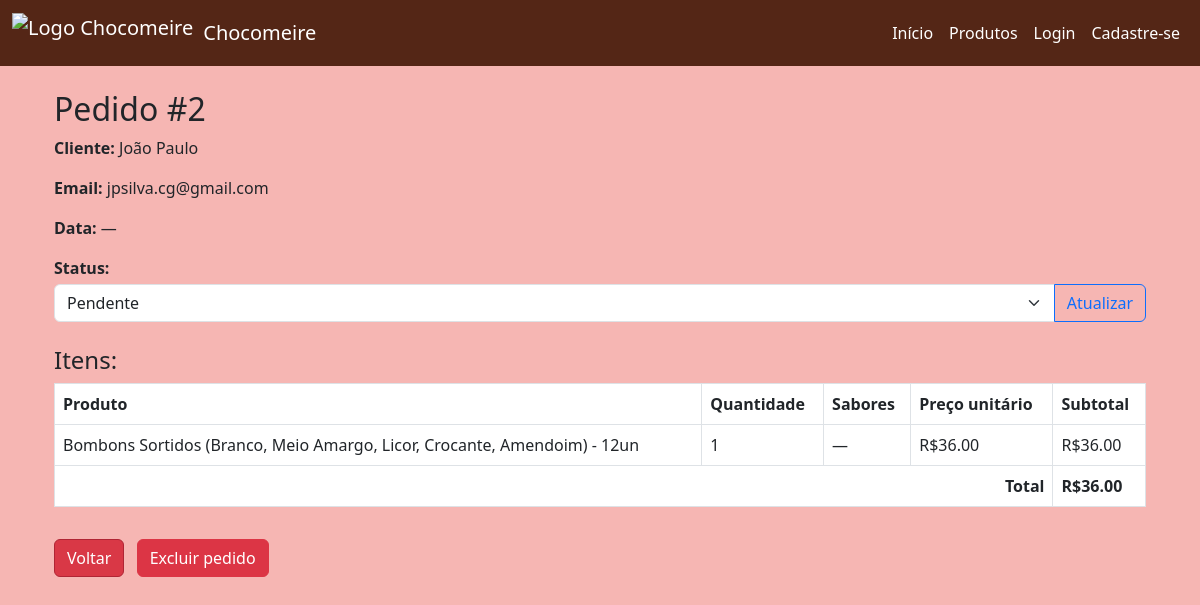
The page /admin/pedido/2 (signed in) on the database as committed earlier.
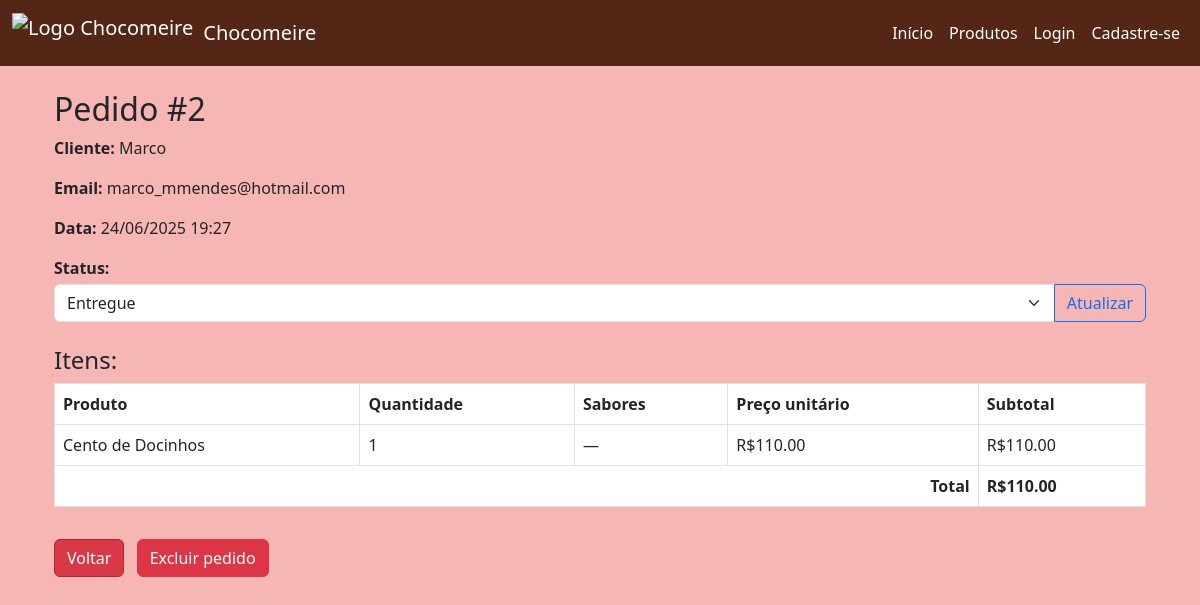
The same page on the database as committed later.
### models/cliente.py (models this page shows, shortened)
class Cliente(db.Model):
    id = db.Column(db.Integer, primary_key=True)
    nome = db.Column(db.String(100), nullable=False)
    email = db.Column(db.String(100), unique=True, nullable=False)

### models/pedido.py (models this page shows, shortened)
class Pedido(db.Model):
    id = db.Column(db.Integer, primary_key=True)
    cliente_id = db.Column(db.Integer, db.ForeignKey('cliente.id'), nullable=False)
    cliente = db.relationship('Cliente', backref='pedidos')  # ✅ relacionamento com cliente
    status = db.Column(db.String(50), default="Pendente")
    data_criacao = db.Column(db.DateTime, default=datetime.utcnow)  # ✅ campo de data
    itens = db.relationship('ItemPedido', backref='pedido', lazy=True, cascade="all, delete-orphan")

### models/produto.py (models this page shows, shortened)
class Produto(db.Model):
    id = db.Column(db.Integer, primary_key=True)
    nome = db.Column(db.String(100), nullable=False)
    preco = db.Column(db.Float, nullable=False)
    estoque = db.Column(db.Integer, nullable=False)
    imagem = db.Column(db.String(200), nullable=True)

### app.py (the view)
@app.route('/admin/pedido/<int:pedido_id>')
def admin_detalhes_pedido(pedido_id):
    if not is_admin():
        flash("Acesso restrito ao administrador!", "error")
        return redirect(url_for('home'))
    pedido = Pedido.query.get_or_404(pedido_id)
    cliente = pedido.cliente
    itens = ItemPedido.query.filter_by(pedido_id=pedido.id).all()
    produtos = []
    for item in itens:
        produto = Produto.query.get(item.produto_id)
        produtos.append({
            'nome': produto.nome,
            'quantidade': item.quantidade,
            'preco_unitario': produto.preco,
            'subtotal': item.quantidade * produto.preco,
            'sabores': item.sabores
        })
    total = sum(p['subtotal'] for p in produtos)
    return render_template("admin_pedido.html", pedido=pedido, cliente=cliente, produtos=produtos, total=total)

### app.py (called while the page is built)
def get_usuario_logado():
    if 'usuario_id' in session:
        return db.session.get(User, session['usuario_id'])
    return None

def is_admin():
    usuario = get_usuario_logado()
    return usuario and getattr(usuario, "is_admin", False)

### templates/admin_pedido.html (shortened to what this page needs)
{% extends 'base.html' %}
{% block content %}
<div class="container mt-4">
  <h2>Pedido #{{ pedido.id }}</h2>
  <p><strong>Cliente:</strong> {{ cliente.nome }}</p>
  <p><strong>Email:</strong> {{ cliente.email }}</p>
  <p><strong>Data:</strong> {{ pedido.data_criacao.strftime('%d/%m/%Y %H:%M') if pedido.data_criacao else '—' }}</p>
  <form method="POST" action="{{ url_for('atualizar_status_pedido', pedido_id=pedido.id) }}" class="mb-3">
    <label><strong>Status:</strong></label>
    <div class="input-group mt-1">
      <select name="status" class="form-select" required>
        <option value="Pendente" {% if pedido.status == 'Pendente' %}selected{% endif %}>Pendente</option>
        <option value="Entregue" {% if pedido.status == 'Entregue' %}selected{% endif %}>Entregue</option>
      </select>
      <button type="submit" class="btn btn-outline-primary">Atualizar</button>
    </div>
  </form>
  <h4 class="mt-4">Itens:</h4>
  <table class="table table-bordered">
    <thead>
      <tr>
        <th>Produto</th>
        <th>Quantidade</th>
        <th>Sabores</th>
        <th>Preço unitário</th>
        <th>Subtotal</th>
      </tr>
    </thead>
    <tbody>
      {% for item in produtos %}
      <tr>
        <td>{{ item.nome }}</td>
        <td>{{ item.quantidade }}</td>
        <td>{{ item.sabores if item.sabores else '—' }}</td>
        <td>R${{ '%.2f'|format(item.preco_unitario) }}</td>
        <td>R${{ '%.2f'|format(item.subtotal) }}</td>
      </tr>
      {% endfor %}
    </tbody>
    <tfoot>
      <tr>
        <th colspan="4" class="text-end">Total</th>
        <th>R${{ '%.2f'|format(total) }}</th>
      </tr>
    </tfoot>
  </table>
  <a href="{{ url_for('admin_dashboard') }}" class="btn btn-secondary mt-3">Voltar</a>
  <form method="POST"
        action="{{ url_for('excluir_pedido', pedido_id=pedido.id) }}"
        onsubmit="return confirm('Tem certeza que deseja excluir este pedido?')"
        class="d-inline">
    <button type="submit" class="btn btn-danger mt-3 ms-2">Excluir pedido</button>
  </form>
</div>
{% endblock %}

Rows that differ between the two databases and show on the page:
no longer on this page (row unchanged): Cliente: nome "João Paulo", email "jpsilva.cg@gmail.com"
no longer on this page (row unchanged): Produto: nome "Bombons Sortidos (Branco, Meio Amargo, Licor, Crocante, Amendoim) - 12un", quantidade "1", sabores "—", preco_unitario "36.00", subtotal "36.00"
changed Pedido id 2: data_criacao "—" → "24/06/2025 19:27"; status "Pendente" → "Entregue"
added Cliente: nome "Marco", email "marco_mmendes@hotmail.com"
now on this page (row unchanged): Produto: nome "Cento de Docinhos", quantidade "1", sabores "—", preco_unitario "110.00", subtotal "110.00"
Other text that changed with them:
{{ '%.2f'|format(total) }}: "36.00" → "110.00"
